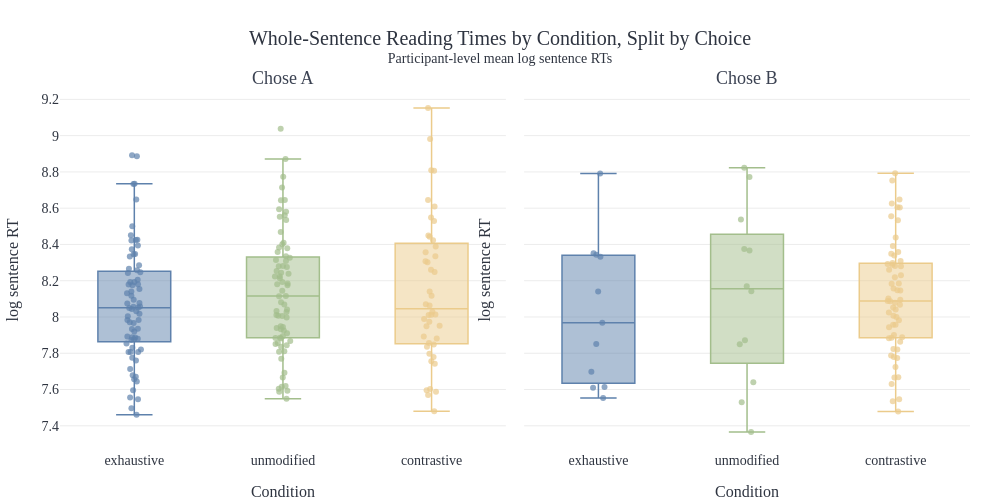

Notebook source saved alongside this figure:
### Code cell
# --- Whole-sentence reading times by condition, split by choice (A vs B) ---

if 'sentence_rt' not in events_df.columns:
    region_cols = [f"r{i}" for i in range(1, 8) if f"r{i}" in events_df.columns]
    if not region_cols:
        raise ValueError("Neither `sentence_rt` nor region columns r1-r7 were found in events_df.")
    events_df['sentence_rt'] = events_df[region_cols].apply(pd.to_numeric, errors='coerce').sum(axis=1, min_count=len(region_cols))

sentence_choice_df = (
    events_df
    .loc[
        events_df['condition'].astype(str).isin(present_conds)
        & events_df['chosen_type'].astype(str).isin(['A', 'B']),
        ['participant_id', 'condition', 'chosen_type', 'sentence_rt']
    ]
    .copy()
)

sentence_choice_df['sentence_rt'] = pd.to_numeric(sentence_choice_df['sentence_rt'], errors='coerce')
sentence_choice_df = sentence_choice_df[sentence_choice_df['sentence_rt'] > 0].copy()
sentence_choice_df['log_sentence_rt'] = np.log(sentence_choice_df['sentence_rt'])

# Same aggregation logic as before: participant-level mean per condition × choice
pp_sentence_choice = (
    sentence_choice_df
    .groupby(['participant_id', 'chosen_type', 'condition'], observed=True)['log_sentence_rt']
    .mean()
    .reset_index()
)

cond_color_map = COND_COLORS if 'COND_COLORS' in globals() else {
    'exhaustive': '#5e81ac',
    'unmodified': '#a3be8c',
    'contrastive': '#ebcb8b',
}

fig = px.box(
    pp_sentence_choice,
    x='condition',
    y='log_sentence_rt',
    color='condition',
    facet_col='chosen_type',
    points='all',
    category_orders={
        'condition': present_conds,
        'chosen_type': ['A', 'B'],
    },
    color_discrete_map=cond_color_map,
    labels={
        'condition': 'Condition',
        'log_sentence_rt': 'log sentence RT',
        'chosen_type': 'Choice',
    },
    title='Whole-Sentence Reading Times by Condition, Split by Choice<br><sup>Participant-level mean log sentence RTs</sup>',
)

fig.for_each_annotation(
    lambda a: a.update(text=f"Chose {a.text.split('=')[-1]}")
)

fig.update_traces(
    jitter=0.25,
    pointpos=0,
    marker=dict(size=6, opacity=0.7),
    line=dict(width=1.5),
)

fig.update_layout(
    template='nord_light_paper' if 'nord_template' in globals() else 'plotly_white',
    height=500,
    width=1000,
    margin=dict(l=60, r=30, t=90, b=50),
    showlegend=False,
)

fig.update_xaxes(title_text='Condition')
fig.update_yaxes(title_text='log sentence RT')

fig.show()

fig.write_html(plots / 'sentence_log_rt_by_condition_split_by_choice.html', include_plotlyjs='cdn')
try:
    fig.write_image(plots / 'sentence_log_rt_by_condition_split_by_choice.png', scale=3)
except Exception:
    pass

### Figure 1 — Plotly figure (JSON) as saved in the notebook; plotly's stock layout.template omitted (floating-point values rounded to 4 significant figures)
{"data": [{"alignmentgroup": "True", "boxpoints": "all", "hovertemplate": "Condition=%{x}<br>Choice=A<br>log sentence RT=%{y}<extra></extra>", "jitter": 0.25, "legendgroup": "exhaustive", "line": {"width": 1.5}, "marker": {"color": "#5e81ac", "opacity": 0.7, "size": 6}, "name": "exhaustive", "notched": false, "offsetgroup": "exhaustive", "orientation": "v", "pointpos": 0, "showlegend": true, "type": "box", "x": ["exhaustive", "exhaustive", "exhaustive", "exhaustive", "exhaustive", "exhaustive", "exhaustive", "exhaustive", "exhaustive", "exhaustive", "exhaustive", "exhaustive", "exhaustive", "exhaustive", "exhaustive", "exhaustive", "exhaustive", "exhaustive", "exhaustive", "exhaustive", "exhaustive", "exhaustive", "exhaustive", "exhaustive", "exhaustive", "exhaustive", "exhaustive", "exhaustive", "exhaustive", "exhaustive", "exhaustive", "exhaustive", "exhaustive", "exhaustive", "exhaustive", "exhaustive", "exhaustive", "exhaustive", "exhaustive", "exhaustive", "exhaustive", "exhaustive", "exhaustive", "exhaustive", "exhaustive", "exhaustive", "exhaustive", "exhaustive", "exhaustive", "exhaustive", "exhaustive", "exhaustive", "exhaustive", "exhaustive", "exhaustive", "exhaustive", "exhaustive", "exhaustive", "exhaustive", "exhaustive", "exhaustive", "exhaustive", "exhaustive", "exhaustive", "exhaustive", "exhaustive", "exhaustive", "exhaustive", "exhaustive", "exhaustive", "exhaustive", "exhaustive"], "x0": " ", "xaxis": "x", "y": [8.205, 8.374, 8.333, 8.347, 8.095, 8.451, 8.179, 8.193, 8.257, 7.759, 7.808, 7.657, 7.547, 7.67, 8.075, 7.853, 7.886, 8.192, 8.886, 8.117, 7.984, 7.878, 8.18, 7.934, 7.983, 8.057, 7.873, 7.556, 7.678, 7.644, 8.892, 7.971, 8.044, 7.807, 7.967, 7.808, 8.424, 7.831, 7.888, 8.049, 8.348, 7.935, 7.596, 7.496, 8.422, 7.892, 8.131, 8.032, 8.154, 7.713, 8.141, 7.46, 8.425, 8.648, 8.285, 8.018, 8.004, 8.734, 8.735, 8.5, 7.776, 8.077, 8.058, 8.394, 8.175, 8.052, 8.246, 7.92, 8.243, 7.82, 8.266, 7.88], "y0": " ", "yaxis": "y"}, {"alignmentgroup": "True", "boxpoints": "all", "hovertemplate": "Condition=%{x}<br>Choice=B<br>log sentence RT=%{y}<extra></extra>", "jitter": 0.25, "legendgroup": "exhaustive", "line": {"width": 1.5}, "marker": {"color": "#5e81ac", "opacity": 0.7, "size": 6}, "name": "exhaustive", "notched": false, "offsetgroup": "exhaustive", "orientation": "v", "pointpos": 0, "showlegend": false, "type": "box", "x": ["exhaustive", "exhaustive", "exhaustive", "exhaustive", "exhaustive", "exhaustive", "exhaustive", "exhaustive", "exhaustive", "exhaustive", "exhaustive"], "x0": " ", "xaxis": "x2", "y": [7.968, 7.61, 7.614, 8.343, 7.851, 7.553, 7.698, 8.352, 8.14, 8.332, 8.792], "y0": " ", "yaxis": "y2"}, {"alignmentgroup": "True", "boxpoints": "all", "hovertemplate": "Condition=%{x}<br>Choice=A<br>log sentence RT=%{y}<extra></extra>", "jitter": 0.25, "legendgroup": "unmodified", "line": {"width": 1.5}, "marker": {"color": "#a3be8c", "opacity": 0.7, "size": 6}, "name": "unmodified", "notched": false, "offsetgroup": "unmodified", "orientation": "v", "pointpos": 0, "showlegend": true, "type": "box", "x": ["unmodified", "unmodified", "unmodified", "unmodified", "unmodified", "unmodified", "unmodified", "unmodified", "unmodified", "unmodified", "unmodified", "unmodified", "unmodified", "unmodified", "unmodified", "unmodified", "unmodified", "unmodified", "unmodified", "unmodified", "unmodified", "unmodified", "unmodified", "unmodified", "unmodified", "unmodified", "unmodified", "unmodified", "unmodified", "unmodified", "unmodified", "unmodified", "unmodified", "unmodified", "unmodified", "unmodified", "unmodified", "unmodified", "unmodified", "unmodified", "unmodified", "unmodified", "unmodified", "unmodified", "unmodified", "unmodified", "unmodified", "unmodified", "unmodified", "unmodified", "unmodified", "unmodified", "unmodified", "unmodified", "unmodified", "unmodified", "unmodified", "unmodified", "unmodified", "unmodified", "unmodified", "unmodified", "unmodified", "unmodified", "unmodified", "unmodified", "unmodified", "unmodified", "unmodified", "unmodified", "unmodified", "unmodified"], "x0": " ", "xaxis": "x", "y": [8.181, 8.644, 8.213, 8.401, 8.006, 8.714, 8.192, 8.244, 8.185, 7.619, 8.281, 7.605, 7.549, 7.77, 8.41, 7.857, 7.836, 7.845, 8.774, 7.91, 8.359, 8.011, 8.253, 8.276, 8.115, 7.926, 7.811, 7.884, 7.693, 7.588, 9.038, 8.28, 8.223, 8.028, 7.949, 7.886, 8.383, 7.808, 7.893, 8.041, 8.314, 7.881, 7.666, 7.615, 8.335, 7.851, 8.115, 7.868, 8.309, 7.939, 8.326, 7.593, 8.553, 8.58, 8.379, 8.081, 7.932, 8.871, 8.646, 8.468, 7.944, 8.535, 8.006, 8.595, 8.239, 8.068, 8.561, 7.997, 8.175, 8.033, 8.225, 8.145], "y0": " ", "yaxis": "y"}, {"alignmentgroup": "True", "boxpoints": "all", "hovertemplate": "Condition=%{x}<br>Choice=B<br>log sentence RT=%{y}<extra></extra>", "jitter": 0.25, "legendgroup": "unmodified", "line": {"width": 1.5}, "marker": {"color": "#a3be8c", "opacity": 0.7, "size": 6}, "name": "unmodified", "notched": false, "offsetgroup": "unmodified", "orientation": "v", "pointpos": 0, "showlegend": false, "type": "box", "x": ["unmodified", "unmodified", "unmodified", "unmodified", "unmodified", "unmodified", "unmodified", "unmodified", "unmodified", "unmodified", "unmodified", "unmodified"], "x0": " ", "xaxis": "x2", "y": [8.367, 7.85, 7.53, 8.142, 7.871, 8.538, 7.64, 8.375, 7.366, 8.772, 8.823, 8.169], "y0": " ", "yaxis": "y2"}, {"alignmentgroup": "True", "boxpoints": "all", "hovertemplate": "Condition=%{x}<br>Choice=A<br>log sentence RT=%{y}<extra></extra>", "jitter": 0.25, "legendgroup": "contrastive", "line": {"width": 1.5}, "marker": {"color": "#ebcb8b", "opacity": 0.7, "size": 6}, "name": "contrastive", "notched": false, "offsetgroup": "contrastive", "orientation": "v", "pointpos": 0, "showlegend": true, "type": "box", "x": ["contrastive", "contrastive", "contrastive", "contrastive", "contrastive", "contrastive", "contrastive", "contrastive", "contrastive", "contrastive", "contrastive", "contrastive", "contrastive", "contrastive", "contrastive", "contrastive", "contrastive", "contrastive", "contrastive", "contrastive", "contrastive", "contrastive", "contrastive", "contrastive", "contrastive", "contrastive", "contrastive", "contrastive", "contrastive", "contrastive", "contrastive", "contrastive", "contrastive", "contrastive", "contrastive", "contrastive", "contrastive", "contrastive", "contrastive", "contrastive", "contrastive", "contrastive", "contrastive", "contrastive"], "x0": " ", "xaxis": "x", "y": [8.248, 8.549, 8.806, 7.57, 8.012, 7.856, 7.48, 7.602, 9.152, 8.981, 8.61, 8.301, 7.848, 8.014, 7.974, 7.78, 7.596, 8.809, 8.334, 8.029, 7.893, 7.881, 7.989, 7.952, 8.388, 7.742, 8.442, 7.797, 8.26, 8.424, 8.308, 8.063, 8.14, 7.588, 8.53, 8.645, 8.449, 8.07, 7.835, 8.117, 8.01, 8.357, 7.756, 7.949], "y0": " ", "yaxis": "y"}, {"alignmentgroup": "True", "boxpoints": "all", "hovertemplate": "Condition=%{x}<br>Choice=B<br>log sentence RT=%{y}<extra></extra>", "jitter": 0.25, "legendgroup": "contrastive", "line": {"width": 1.5}, "marker": {"color": "#ebcb8b", "opacity": 0.7, "size": 6}, "name": "contrastive", "notched": false, "offsetgroup": "contrastive", "orientation": "v", "pointpos": 0, "showlegend": false, "type": "box", "x": ["contrastive", "contrastive", "contrastive", "contrastive", "contrastive", "contrastive", "contrastive", "contrastive", "contrastive", "contrastive", "contrastive", "contrastive", "contrastive", "contrastive", "contrastive", "contrastive", "contrastive", "contrastive", "contrastive", "contrastive", "contrastive", "contrastive", "contrastive", "contrastive", "contrastive", "contrastive", "contrastive", "contrastive", "contrastive", "contrastive", "contrastive", "contrastive", "contrastive", "contrastive", "contrastive", "contrastive", "contrastive", "contrastive", "contrastive", "contrastive", "contrastive", "contrastive", "contrastive", "contrastive", "contrastive", "contrastive", "contrastive", "contrastive", "contrastive", "contrastive", "contrastive", "contrastive", "contrastive", "contrastive", "contrastive", "contrastive", "contrastive", "contrastive", "contrastive"], "x0": " ", "xaxis": "x2", "y": [8.146, 8.309, 8.052, 8.298, 8.088, 8.626, 8.184, 7.957, 8.358, 8.067, 7.666, 8.184, 7.944, 7.901, 7.725, 8.292, 8.279, 7.885, 8.282, 8.219, 8.095, 8.041, 8.007, 7.779, 7.668, 8.147, 7.999, 7.546, 7.821, 8.289, 7.888, 7.787, 8.339, 7.864, 7.63, 7.478, 8.086, 8.157, 7.823, 8.23, 7.774, 8.603, 7.535, 8.534, 8.606, 8.438, 7.883, 7.957, 8.793, 8.648, 8.26, 8.753, 8.555, 8.102, 7.982, 8.391, 8.025, 8.079, 8.349], "y0": " ", "yaxis": "y2"}], "layout": {"annotations": [{"font": {}, "showarrow": false, "text": "Chose A", "x": 0.245, "xanchor": "center", "xref": "paper", "y": 1, "yanchor": "bottom", "yref": "paper"}, {"font": {}, "showarrow": false, "text": "Chose B", "x": 0.755, "xanchor": "center", "xref": "paper", "y": 1, "yanchor": "bottom", "yref": "paper"}], "boxmode": "overlay", "height": 500, "legend": {"title": {"text": "Condition"}, "tracegroupgap": 0}, "margin": {"b": 50, "l": 60, "r": 30, "t": 90}, "showlegend": false, "title": {"text": "Whole-Sentence Reading Times by Condition, Split by Choice<br><sup>Participant-level mean log sentence RTs</sup>"}, "width": 1000, "xaxis": {"anchor": "y", "categoryarray": ["exhaustive", "unmodified", "contrastive"], "categoryorder": "array", "domain": [0, 0.49], "title": {"text": "Condition"}}, "xaxis2": {"anchor": "y2", "categoryarray": ["exhaustive", "unmodified", "contrastive"], "categoryorder": "array", "domain": [0.51, 1], "matches": "x", "title": {"text": "Condition"}}, "yaxis": {"anchor": "x", "domain": [0, 1], "title": {"text": "log sentence RT"}}, "yaxis2": {"anchor": "x2", "domain": [0, 1], "matches": "y", "showticklabels": false, "title": {"text": "log sentence RT"}}}}
